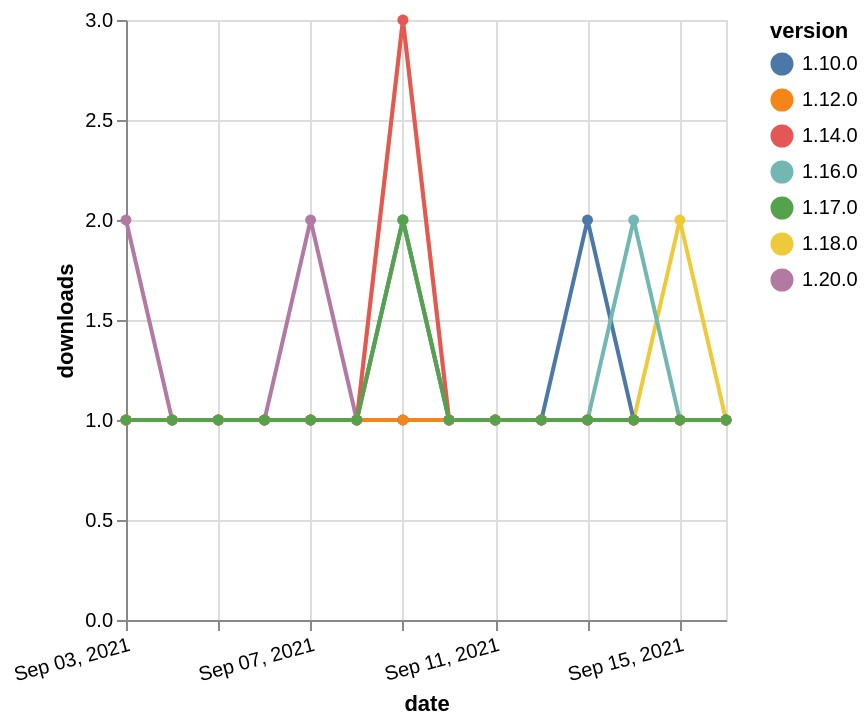

The Vega-Lite source for this figure:
### Vega-Lite specification from a JSON file in a GitHub repository (floating-point values rounded to 4 significant figures)
{"$schema": "https://vega.github.io/schema/vega-lite/v5.json", "description": "A simple bar chart with embedded data.", "data": {"values": [{"date": "2021-09-03", "total": 172, "delta": 1, "version": "1.18.0"}, {"date": "2021-09-04", "total": 173, "delta": 1, "version": "1.18.0"}, {"date": "2021-09-05", "total": 174, "delta": 1, "version": "1.18.0"}, {"date": "2021-09-06", "total": 175, "delta": 1, "version": "1.18.0"}, {"date": "2021-09-07", "total": 176, "delta": 1, "version": "1.18.0"}, {"date": "2021-09-08", "total": 177, "delta": 1, "version": "1.18.0"}, {"date": "2021-09-09", "total": 180, "delta": 3, "version": "1.18.0"}, {"date": "2021-09-10", "total": 181, "delta": 1, "version": "1.18.0"}, {"date": "2021-09-11", "total": 182, "delta": 1, "version": "1.18.0"}, {"date": "2021-09-12", "total": 183, "delta": 1, "version": "1.18.0"}, {"date": "2021-09-13", "total": 184, "delta": 1, "version": "1.18.0"}, {"date": "2021-09-14", "total": 185, "delta": 1, "version": "1.18.0"}, {"date": "2021-09-15", "total": 187, "delta": 2, "version": "1.18.0"}, {"date": "2021-09-16", "total": 188, "delta": 1, "version": "1.18.0"}, {"date": "2021-09-03", "total": 225, "delta": 1, "version": "1.10.0"}, {"date": "2021-09-04", "total": 226, "delta": 1, "version": "1.10.0"}, {"date": "2021-09-05", "total": 227, "delta": 1, "version": "1.10.0"}, {"date": "2021-09-06", "total": 228, "delta": 1, "version": "1.10.0"}, {"date": "2021-09-07", "total": 229, "delta": 1, "version": "1.10.0"}, {"date": "2021-09-08", "total": 230, "delta": 1, "version": "1.10.0"}, {"date": "2021-09-09", "total": 231, "delta": 1, "version": "1.10.0"}, {"date": "2021-09-10", "total": 232, "delta": 1, "version": "1.10.0"}, {"date": "2021-09-11", "total": 233, "delta": 1, "version": "1.10.0"}, {"date": "2021-09-12", "total": 234, "delta": 1, "version": "1.10.0"}, {"date": "2021-09-13", "total": 236, "delta": 2, "version": "1.10.0"}, {"date": "2021-09-14", "total": 237, "delta": 1, "version": "1.10.0"}, {"date": "2021-09-15", "total": 238, "delta": 1, "version": "1.10.0"}, {"date": "2021-09-16", "total": 239, "delta": 1, "version": "1.10.0"}, {"date": "2021-09-03", "total": 121, "delta": 2, "version": "1.20.0"}, {"date": "2021-09-04", "total": 122, "delta": 1, "version": "1.20.0"}, {"date": "2021-09-05", "total": 123, "delta": 1, "version": "1.20.0"}, {"date": "2021-09-06", "total": 124, "delta": 1, "version": "1.20.0"}, {"date": "2021-09-07", "total": 126, "delta": 2, "version": "1.20.0"}, {"date": "2021-09-08", "total": 127, "delta": 1, "version": "1.20.0"}, {"date": "2021-09-09", "total": 129, "delta": 2, "version": "1.20.0"}, {"date": "2021-09-10", "total": 130, "delta": 1, "version": "1.20.0"}, {"date": "2021-09-11", "total": 131, "delta": 1, "version": "1.20.0"}, {"date": "2021-09-12", "total": 132, "delta": 1, "version": "1.20.0"}, {"date": "2021-09-13", "total": 133, "delta": 1, "version": "1.20.0"}, {"date": "2021-09-14", "total": 134, "delta": 1, "version": "1.20.0"}, {"date": "2021-09-15", "total": 135, "delta": 1, "version": "1.20.0"}, {"date": "2021-09-16", "total": 136, "delta": 1, "version": "1.20.0"}, {"date": "2021-09-03", "total": 158, "delta": 1, "version": "1.16.0"}, {"date": "2021-09-04", "total": 159, "delta": 1, "version": "1.16.0"}, {"date": "2021-09-05", "total": 160, "delta": 1, "version": "1.16.0"}, {"date": "2021-09-06", "total": 161, "delta": 1, "version": "1.16.0"}, {"date": "2021-09-07", "total": 162, "delta": 1, "version": "1.16.0"}, {"date": "2021-09-08", "total": 163, "delta": 1, "version": "1.16.0"}, {"date": "2021-09-09", "total": 165, "delta": 2, "version": "1.16.0"}, {"date": "2021-09-10", "total": 166, "delta": 1, "version": "1.16.0"}, {"date": "2021-09-11", "total": 167, "delta": 1, "version": "1.16.0"}, {"date": "2021-09-12", "total": 168, "delta": 1, "version": "1.16.0"}, {"date": "2021-09-13", "total": 169, "delta": 1, "version": "1.16.0"}, {"date": "2021-09-14", "total": 171, "delta": 2, "version": "1.16.0"}, {"date": "2021-09-15", "total": 172, "delta": 1, "version": "1.16.0"}, {"date": "2021-09-16", "total": 173, "delta": 1, "version": "1.16.0"}, {"date": "2021-09-03", "total": 173, "delta": 1, "version": "1.14.0"}, {"date": "2021-09-04", "total": 174, "delta": 1, "version": "1.14.0"}, {"date": "2021-09-05", "total": 175, "delta": 1, "version": "1.14.0"}, {"date": "2021-09-06", "total": 176, "delta": 1, "version": "1.14.0"}, {"date": "2021-09-07", "total": 177, "delta": 1, "version": "1.14.0"}, {"date": "2021-09-08", "total": 178, "delta": 1, "version": "1.14.0"}, {"date": "2021-09-09", "total": 181, "delta": 3, "version": "1.14.0"}, {"date": "2021-09-10", "total": 182, "delta": 1, "version": "1.14.0"}, {"date": "2021-09-11", "total": 183, "delta": 1, "version": "1.14.0"}, {"date": "2021-09-12", "total": 184, "delta": 1, "version": "1.14.0"}, {"date": "2021-09-13", "total": 185, "delta": 1, "version": "1.14.0"}, {"date": "2021-09-14", "total": 186, "delta": 1, "version": "1.14.0"}, {"date": "2021-09-15", "total": 187, "delta": 1, "version": "1.14.0"}, {"date": "2021-09-16", "total": 188, "delta": 1, "version": "1.14.0"}, {"date": "2021-09-03", "total": 313, "delta": 1, "version": "1.12.0"}, {"date": "2021-09-04", "total": 314, "delta": 1, "version": "1.12.0"}, {"date": "2021-09-05", "total": 315, "delta": 1, "version": "1.12.0"}, {"date": "2021-09-06", "total": 316, "delta": 1, "version": "1.12.0"}, {"date": "2021-09-07", "total": 317, "delta": 1, "version": "1.12.0"}, {"date": "2021-09-08", "total": 318, "delta": 1, "version": "1.12.0"}, {"date": "2021-09-09", "total": 319, "delta": 1, "version": "1.12.0"}, {"date": "2021-09-10", "total": 320, "delta": 1, "version": "1.12.0"}, {"date": "2021-09-11", "total": 321, "delta": 1, "version": "1.12.0"}, {"date": "2021-09-12", "total": 322, "delta": 1, "version": "1.12.0"}, {"date": "2021-09-13", "total": 323, "delta": 1, "version": "1.12.0"}, {"date": "2021-09-14", "total": 324, "delta": 1, "version": "1.12.0"}, {"date": "2021-09-15", "total": 325, "delta": 1, "version": "1.12.0"}, {"date": "2021-09-16", "total": 326, "delta": 1, "version": "1.12.0"}, {"date": "2021-09-03", "total": 140, "delta": 1, "version": "1.17.0"}, {"date": "2021-09-04", "total": 141, "delta": 1, "version": "1.17.0"}, {"date": "2021-09-05", "total": 142, "delta": 1, "version": "1.17.0"}, {"date": "2021-09-06", "total": 143, "delta": 1, "version": "1.17.0"}, {"date": "2021-09-07", "total": 144, "delta": 1, "version": "1.17.0"}, {"date": "2021-09-08", "total": 145, "delta": 1, "version": "1.17.0"}, {"date": "2021-09-09", "total": 147, "delta": 2, "version": "1.17.0"}, {"date": "2021-09-10", "total": 148, "delta": 1, "version": "1.17.0"}, {"date": "2021-09-11", "total": 149, "delta": 1, "version": "1.17.0"}, {"date": "2021-09-12", "total": 150, "delta": 1, "version": "1.17.0"}, {"date": "2021-09-13", "total": 151, "delta": 1, "version": "1.17.0"}, {"date": "2021-09-14", "total": 152, "delta": 1, "version": "1.17.0"}, {"date": "2021-09-15", "total": 153, "delta": 1, "version": "1.17.0"}, {"date": "2021-09-16", "total": 154, "delta": 1, "version": "1.17.0"}]}, "width": "container", "mark": {"type": "line", "point": {"filled": true}}, "encoding": {"x": {"field": "date", "type": "temporal", "timeUnit": "yearmonthdate", "title": "date", "axis": {"labelAngle": -15}}, "y": {"field": "delta", "type": "quantitative", "title": "downloads"}, "color": {"field": "version", "type": "nominal"}, "tooltip": {"field": "delta"}}}
